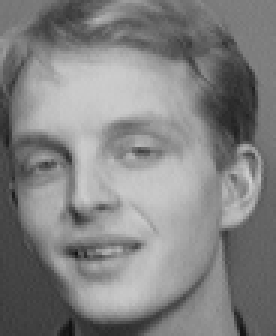
#> input picture data/face (1).png, 92 x 112 px (shown 3 times larger); its folder holds only this picture in this run
$ python read_data.py
#> lines starting #> are read from the running program, lines starting #| are printed output that depends on the picture
### function.py
import numpy as np

# [7 lines left out: function nonlin, not called in this run]

def labelling(label, dim):
    leng = len(label)
    array = np.zeros((leng,dim))
    # array -= 1
    for l in range(leng):
        for i in range(dim):
            if(label[l] == i):
                array[l][i] = 1
    return array

# [17 lines left out: functions replaceone, removeOverflow, not called in this run]

### read_data.py
import cv2, os, glob, re, function
from PIL import Image
import numpy as np
import matplotlib.pyplot as plt

def splitstring(word):
    x = re.split("_", word)
    return x[0]

def getName(word):
    if(word[0:4] == 'face'):
        return 0
    else:
        return 1

# read several image
img_dir = "data" # Enter Directory of all images
data_path = os.path.join(img_dir,'*png')
files = glob.glob(data_path)
detected = 0
data = []
label = []

for f1 in files:
    image = cv2.imread(f1)
#> image is the input picture: shape (112, 92, 3); min 14, max 209, mean 130.2
    base = os.path.basename(f1)
    base = os.path.splitext(base)
    # title = splitstring(base[0])
    title = getName(base[0])

    image = cv2.cvtColor(image, cv2.COLOR_BGR2GRAY)
#> image: shape (112, 92)
    gaussian_pyramid = [image]
    layer = image
    layer = cv2.resize(layer,(92,112))

    height = layer.shape[0]
#> height = 112
    width = layer.shape[1]
#> width = 92
    pad = 16

    new_layer = np.ones([height + 2*pad, width + 2*pad])
    new_layer += 128
    for i in range(height):
        for j in range(width):
            new_layer[i + pad][j + pad] = layer[i][j]
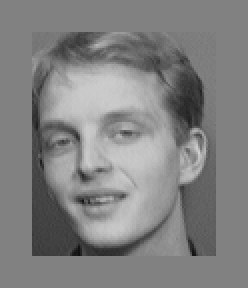
#> new_layer: shape (144, 124) float64 (shown 2 times larger); min 14, max 209, mean 129.7
    # [7 lines of commented-out code are left out]

    data.append(new_layer)
    label.append(title)

data = np.array(data)
label = function.labelling(label , 2)
print("read data complete", data.shape, label.shape)
#| read data complete (1, 144, 124) (1, 2)
# print(label)
# cv2.imshow('data',data[0])
# cv2.waitKey(1000)

$ run again, on data/face (13).png
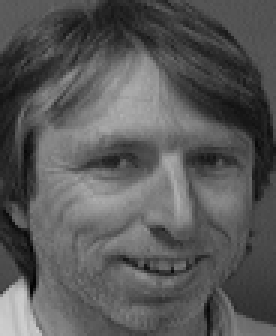
#> input picture data/face (13).png, 92 x 112 px (shown 3 times larger)
#> image is the input picture: shape (112, 92, 3); min 4, max 207, mean 88.5
#> image: shape (112, 92)
#> after the loop `for i in range(height):`:
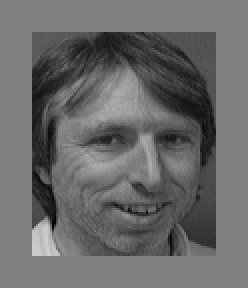
#> new_layer: shape (144, 124) float64 (shown 2 times larger); min 4, max 207, mean 105.6
#| read data complete (1, 144, 124) (1, 2)

$ run again, on data/face (14).png
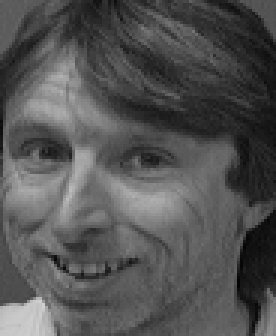
#> input picture data/face (14).png, 92 x 112 px (shown 3 times larger)
#> image is the input picture: shape (112, 92, 3); min 3, max 207, mean 83.2
#> image: shape (112, 92)
#> after the loop `for i in range(height):`:
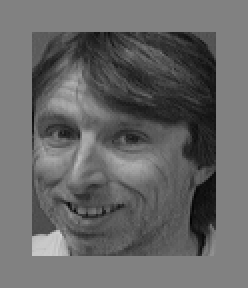
#> new_layer: shape (144, 124) float64 (shown 2 times larger); min 3, max 207, mean 102.6
#| read data complete (1, 144, 124) (1, 2)

$ run again, on data/face (15).png
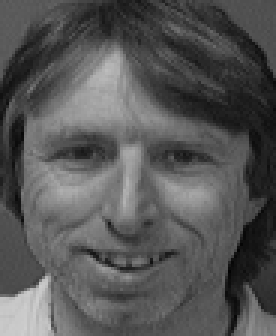
#> input picture data/face (15).png, 92 x 112 px (shown 3 times larger)
#> image is the input picture: shape (112, 92, 3); min 2, max 207, mean 86.4
#> image: shape (112, 92)
#> after the loop `for i in range(height):`:
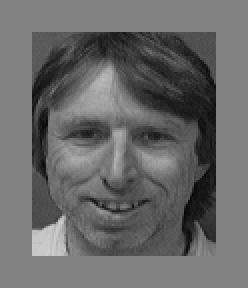
#> new_layer: shape (144, 124) float64 (shown 2 times larger); min 2, max 207, mean 104.4
#| read data complete (1, 144, 124) (1, 2)

$ run again, on data/face (10).png
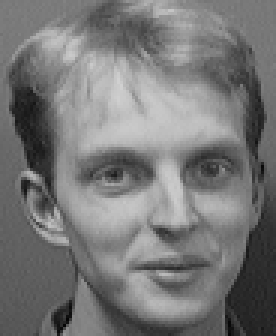
#> input picture data/face (10).png, 92 x 112 px (shown 3 times larger)
#> image is the input picture: shape (112, 92, 3); min 5, max 208, mean 119.4
#> image: shape (112, 92)
#> after the loop `for i in range(height):`:
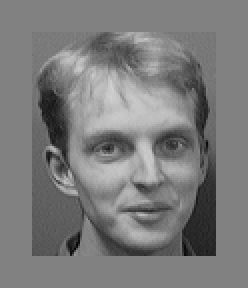
#> new_layer: shape (144, 124) float64 (shown 2 times larger); min 5, max 208, mean 123.5
#| read data complete (1, 144, 124) (1, 2)
